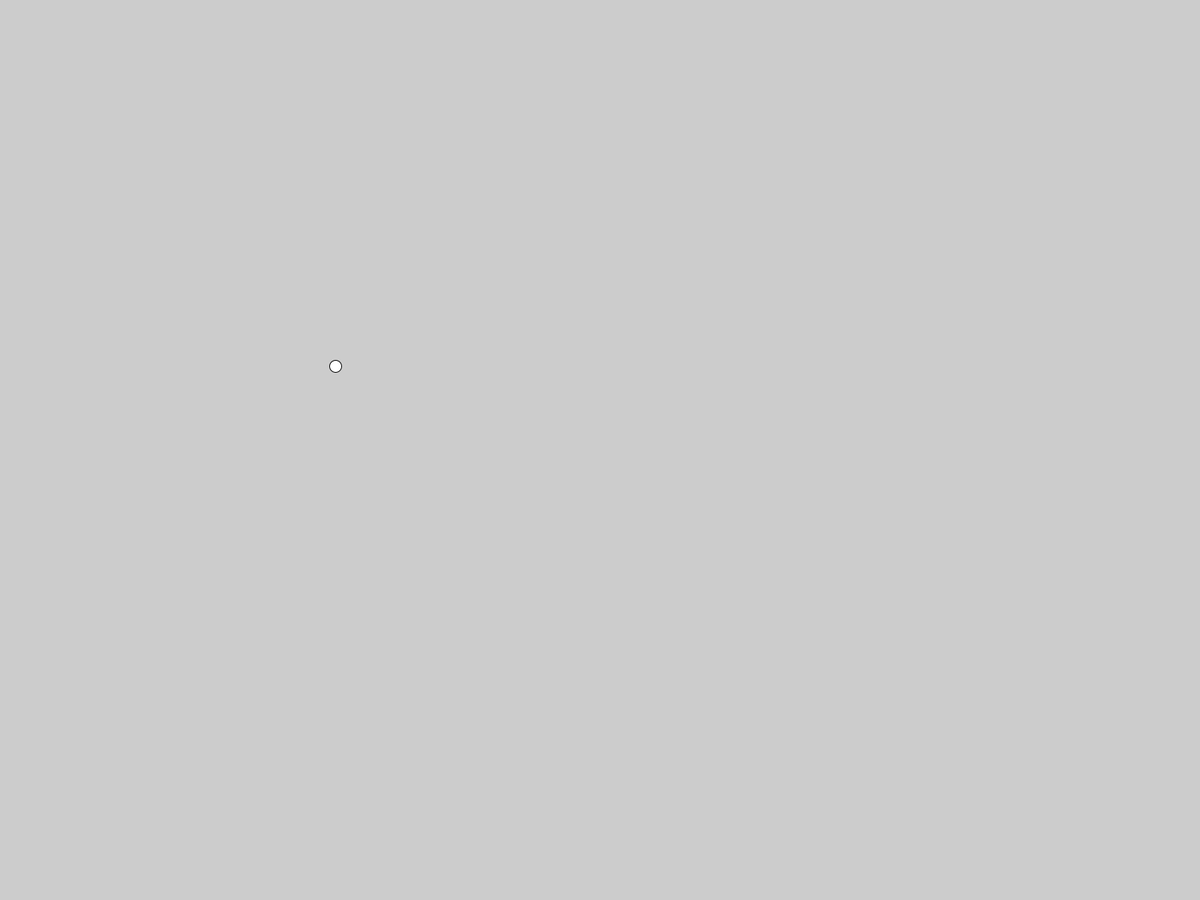
Frame 1 (no input)
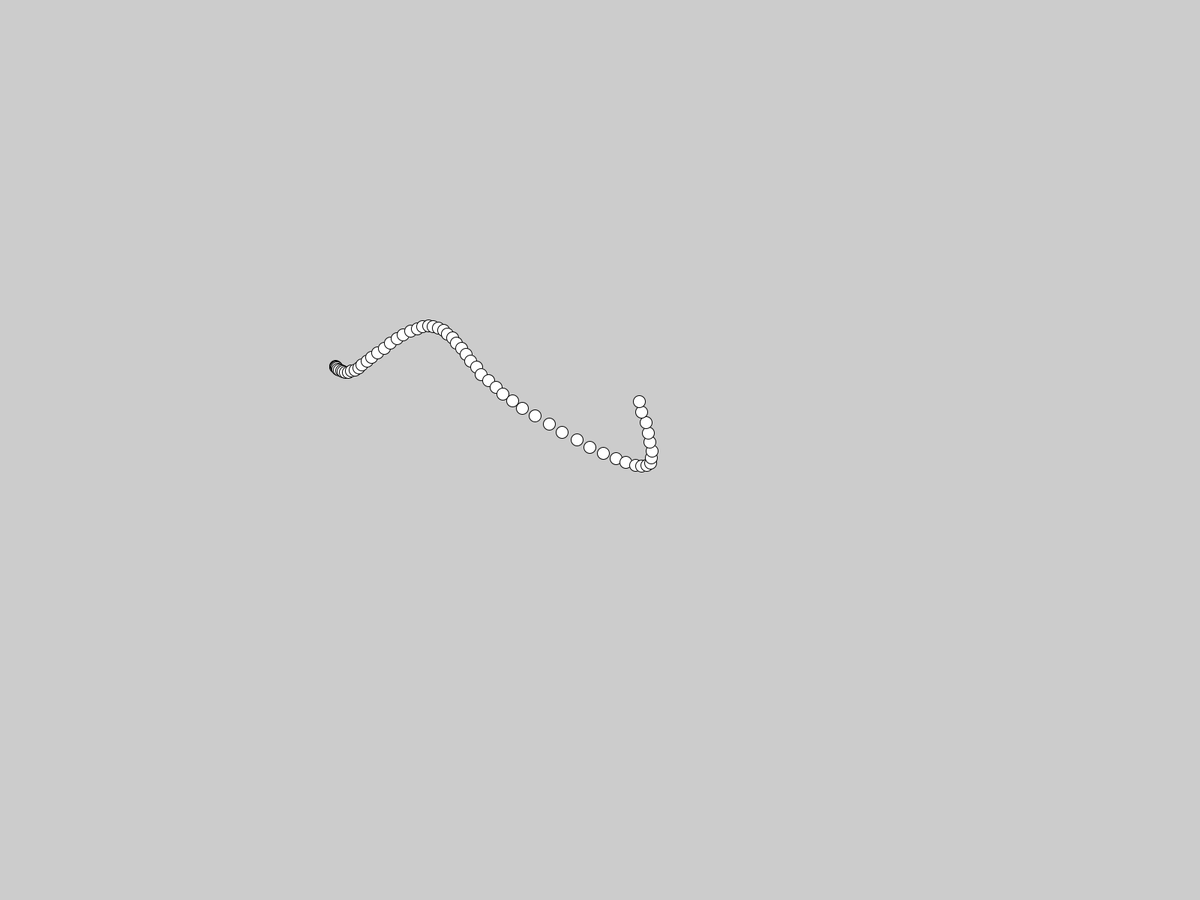
Frame 60 (the mouse pressed at the canvas centre just before this capture)
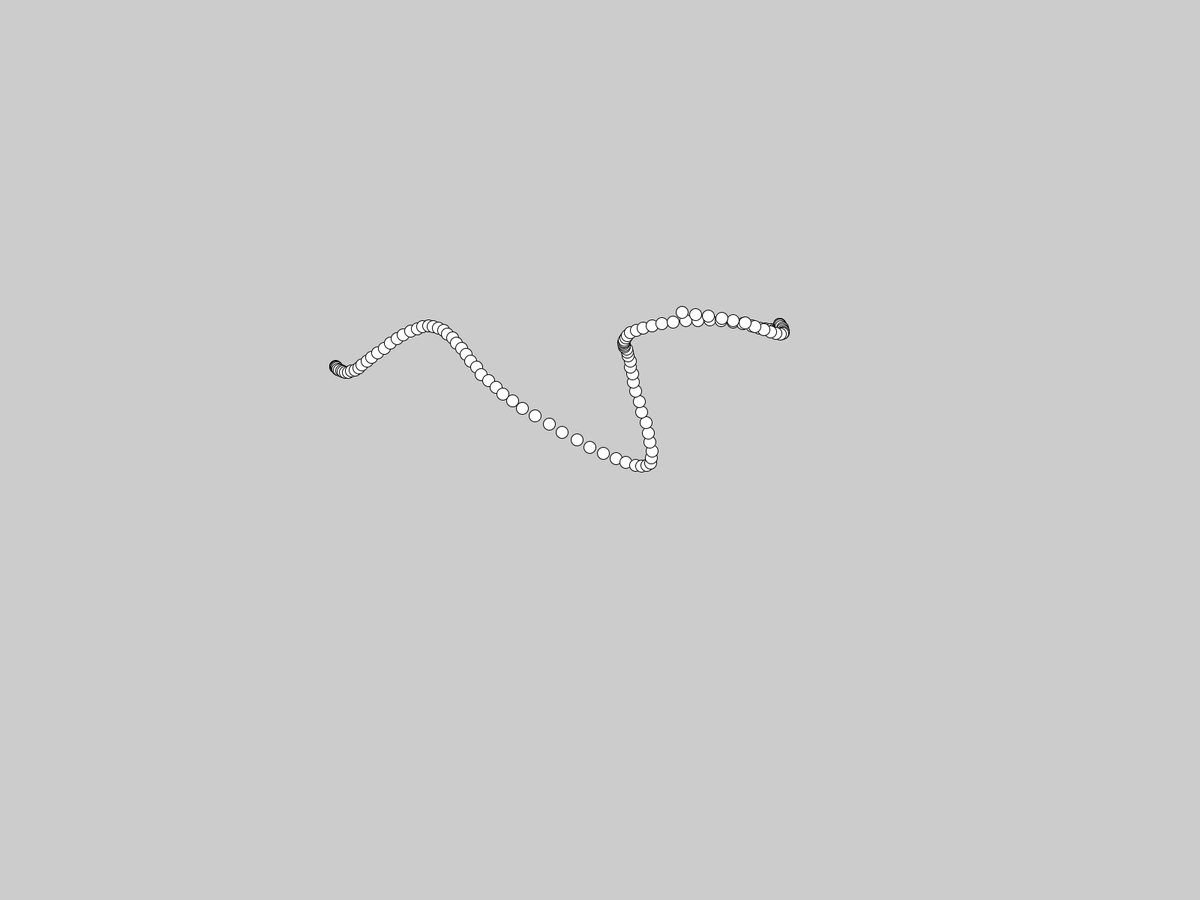
Frame 120 (the mouse held since frame 60 and released just before this capture)

The Processing sketch that drew these frames (run headless with seeded random() and noise(); from frame 60 on, the mouse is pressed at the canvas centre):

// Processing sketch: perlinNoise2D
// ── perlinNoise2D.pde
float tx = 3, ty = 20;
PVector pos;

void setup(){
  pos = new PVector();
  fullScreen();
}

void draw(){
  float n = noise(tx);
  float m = noise(ty);
  pos.x = map(n, 0, 1, 0, width);
  pos.y = map(m, 0, 1, 0, height);
  ellipse(pos.x, pos.y, 16, 16);
  tx += 0.01;
  ty += 0.01;
}
